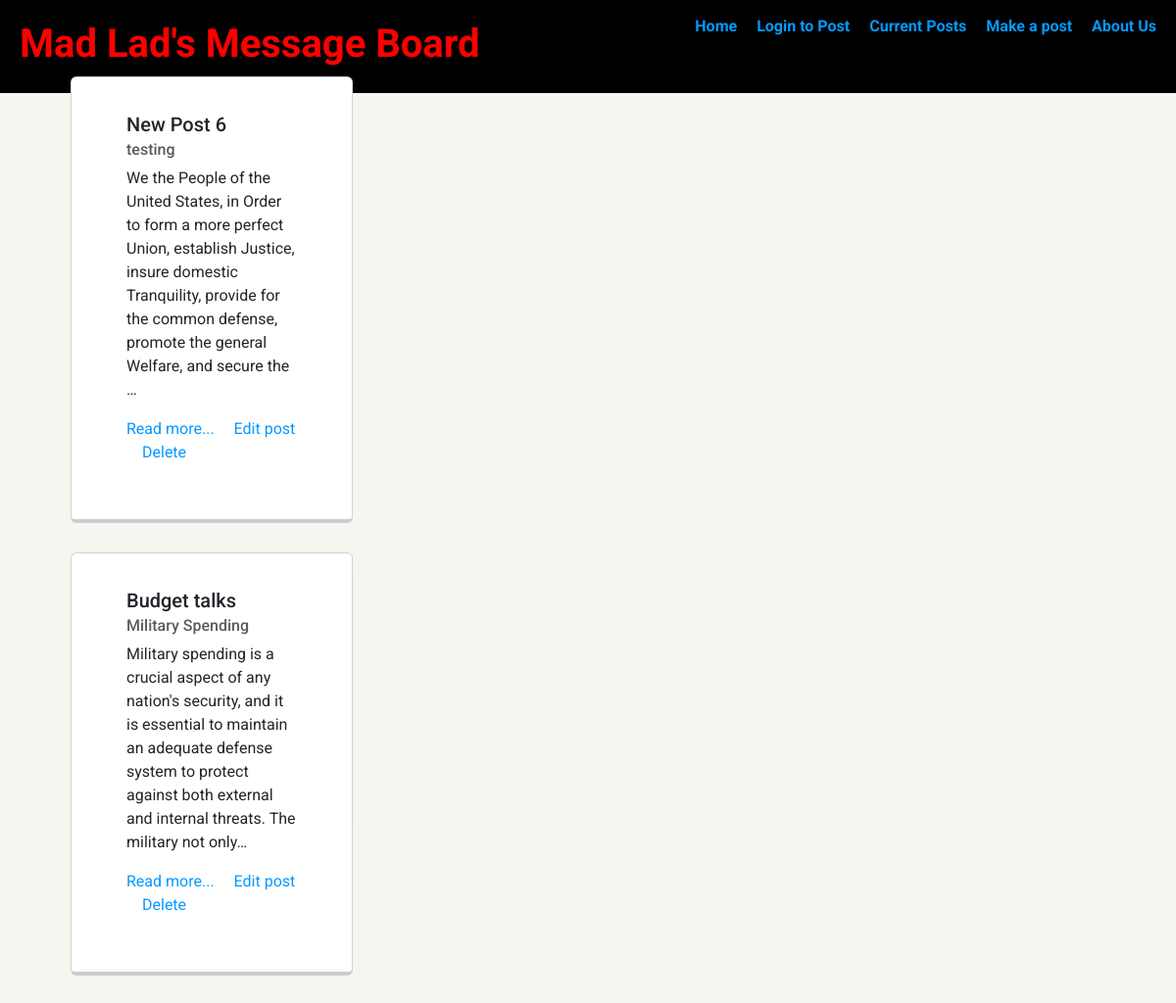
/posts/, run on the app's committed database.
### posts/models.py (models this page shows, shortened)
class Post(models.Model):
    title = models.CharField(max_length=256)
    subtitle = models.CharField(max_length=256)
    author = models.ForeignKey("auth.User", on_delete=models.CASCADE, default="default")
    body = models.TextField()
    created_on = models.DateTimeField(auto_now_add=True)

### posts/views.py (the view)
# urls.py: path("", PostListView.as_view(), name="list"),
class PostListView(ListView):
    template_name = "posts/list.html"
    model = Post

### templates/posts/list.html (shortened to what this page needs)
{% extends 'base.html' %}
{% load static %}
    {% block content %}
    <h1>Posts from the message Board</h1>
        {% for post in post_list %}
            <div class="card" style="width: 18rem;">
                <div class="card-body">
                <h5 class="card-title">{{post.title}}</h5>
                <h6 class="card-subtitle mb-2 text-muted">{{post.subtitle}}</h6>
                <p class="card-text">{{post.body | truncatechars:200 }}</p>
                <a href="{% url 'detail' post.id %}" class="card-link">Read more...</a>
                <a href="{% url 'edit' post.id %}" class="card-link">Edit post</a>
                <a href="{% url 'delete' post.id %}" class="card-link">Delete</a>
                </div>
            </div>
        {% endfor %}
    {% endblock content %}

### templates/base.html (shortened to what this page needs)
{% load static %}
<!DOCTYPE html>
<html lang="en">
<head>
    <link href="https://cdn.jsdelivr.net/npm/bootstrap@5.3.0-alpha1/dist/css/bootstrap.min.css" rel="stylesheet">
    <link href="{% static 'css/base.css' %}" rel="stylesheet">
    <link href="{% static 'css/home.css' %}" rel="stylesheet">
    <link href="{% static 'css/login.css' %}" rel="stylesheet">
    <link href="{% static 'css/new.css' %}" rel="stylesheet">
    <link href="{% static 'css/about.css' %}" rel="stylesheet">
</head>
<body>
    <div class="main-nav">
        <ul class="nav">
          <li class="name">Mad Lad's Message Board</li>
          <li><a href="{% url 'home' %}">Home</a></li>
          <li><a href="{% url 'login' %}">Login to Post</a></li>
          <li><a href="{% url 'list' %}">Current Posts</a></li>
          <li><a href="{% url 'new' %}">Make a post</a></li>
          <li><a href="{% url 'about' %}">About Us</a></li>
        </ul>
      </div>
    <div class="container">
        {% block content %}
        {% endblock content %}
    </div>
</body>
</html>

### static/css/base.css (style rules this page uses)
* { box-sizing: border-box; }
body { margin: 0; padding: 0; text-align: center; font-family: "Roboto", sans-serif; color: #222; background: #f7f5f0; }
a { text-decoration: none; color: #0499ff; }
.name { font-size: 40px; }
.main-nav { width: 100%; background: black; min-height: 30px; padding: 10px; position: fixed; text-align: center; }
.nav { display: flex; justify-content: space-around; font-weight: 700; list-style-type: none; margin: 0 auto; padding: 0; }
.nav .name { display: none; }
.nav li { padding: 5px 10px 10px 10px; }
.nav a { transition: all 0.5s; }
.card { margin: 30px; padding: 20px 40px 40px; max-width: 500px; text-align: left; background: #fff; border-bottom: 4px solid #ccc; border-radius: 6px; }
@media screen and (min-width: 720px) { .nav { max-width: 1200px; } }
@media screen and (min-width: 720px) { .nav .name { display: block; margin-right: auto; color: red; } }

### static/css/login.css (style rules this page uses)
h1 { color: red; }

### data on the page
Post: title "New Post 6", subtitle "testing", body "We the People of the United States, in Order to form a more perfect Union, establish Justice, insure domestic Tranquility, provide for the common defense, promote the general Welfare, and secure the …"
Post: title "Budget talks", subtitle "Military Spending", body "Military spending is a crucial aspect of any nation's security, and it is essential to maintain an adequate defense system to protect against both external and internal threats. The military not only…"
